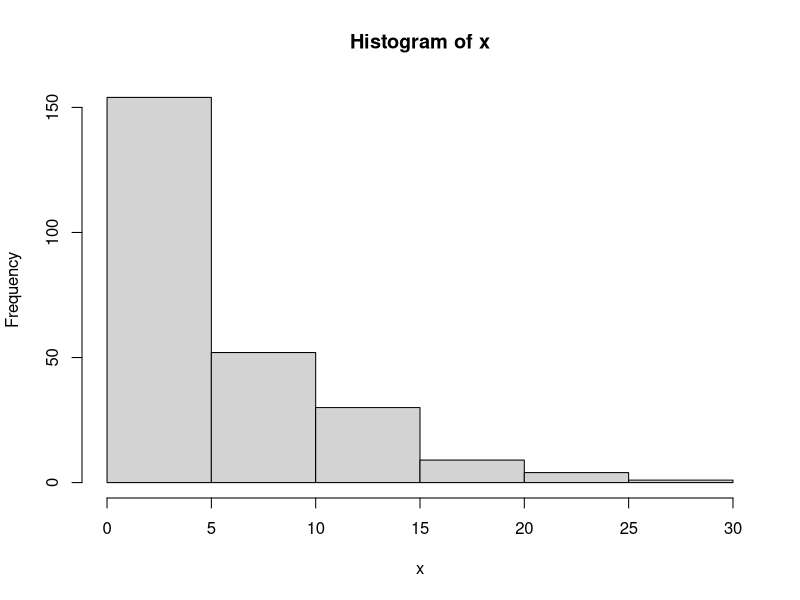
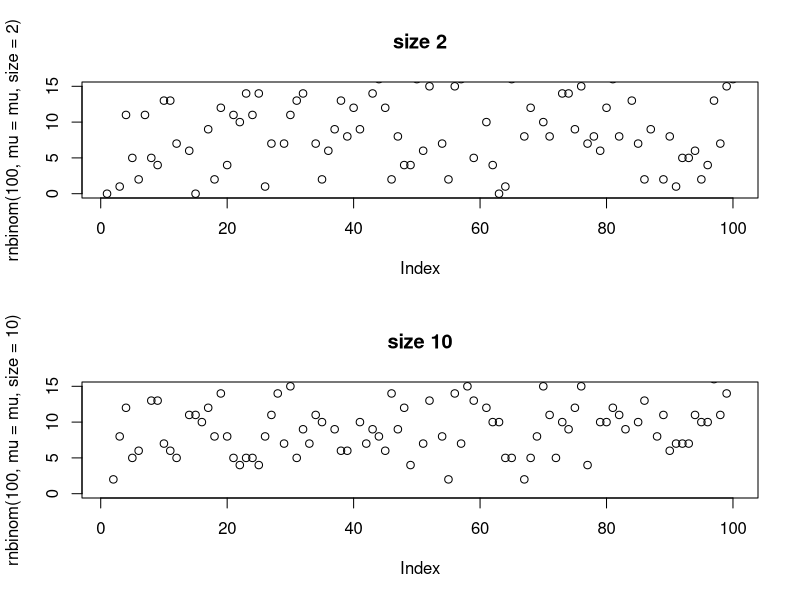

These figures' R source, in order: (Note: this script raises an error after producing the figures.)
library(MASS)

# prob of failure
p <- 1/6
r <- 1

x <- rnbinom(250,size=r,p=p)
mean(x)
r*(1-p)/p
var(x)
r * (1-p)/p^2
var(x)

# 1/p
var(x)/mean(x)

hist(x)
m <- glm(x~1,family="quasipoisson")
summary(m)


mu=10
# size = 1/dispersion 
lam = 10
x <- rnbinom(100,mu=mu,size=lam)
mean(x)
# lam = (mu^2/(var-lam))
# so mu=10, var=20, phi=2 => lam=10
var(x)






par(mfrow=c(2,1))
# small size, large variance
plot(rnbinom(100,mu=mu,size=2),ylim=c(0,15),main="size 2")
# large size, small variance
plot(rnbinom(100,mu=mu,size=10),ylim=c(0,15),main="size 10")




mean(x)
var(x)
# should be var(x)
mu*(1+mu/lam)

x <- rnbinom(100000,mu=mu,size=2)
mean(x)
var(x)
library(MASS)
m2 <- glm.nb(x~1)
summary(m2)
m2$theta
exp(1.1)
# the size, not the dispersion!
summary(m2)


x <- rnbinom(100000,p=2/5,size=2)
mean(x)
var(x)
library(MASS)
m2 <- glm.nb(x~1,link="log")
summary(m2)



N <- 100
phi1 <- numeric()
phi2 <- numeric()
n.sims <- 1
0
for (i in 1:n.sims) {
  for (phi in seq(1,1,0.1)) {
    x <- rnbinom(N,mu=1,size=1/phi)
    m <- glm(x~1,family="quasipoisson")
    s <- sum(residuals(m, type = "pearson")^2)
    phi1[sims] <- s /(N-1)
    #
    # is V'== 1 ?
    mu.hat <- exp(coefficients(m))[[1]] 
    phi2[sim] <- phi1[sim]/(1+mean((x-mu.hat)/mu.hat))
  }
}
par(mfrow=c(2,1))
hist(phi1,30)
hist(phi2,30)



m10 <- glm.nb(rnbinom(1000,mu=mu,size=10)~1)

m10$theta

summary(m10)



true.mu=10
# size = 1/dispersion 
# lam = (mu^2/(var-lam))
# so mu=10, var=20, phi=2 => lam=10
lam = 10

true.var <- true.mu * (1+true.mu/lam)
true.phi <- true.var / mu

phi1 <- numeric()
phi2 <- numeric()
low <- numeric()
upp <- numeric()
nu <- numeric()
par(mfrow=c(2,1))
n.sims = 1000
n <- 50
for (sim in 1:n.sims) {
  x <- rnbinom(n,mu=true.mu,size=lam)
  mean(x)
  var(x)
  m <- glm(x~1,family="quasipoisson")
  
  mu <- exp(coefficients(m)[[1]])
  v <- mu
  #phi1 <- (sum(residuals(m,type='response')^2)/v)/(n-1)
  #phi1 <- sum(residuals(m,type="pearson")^2)/(n-1)
  # or equivalently
  phi1[sim] <- summary(m)$dispersion
  
  e <- residuals(m,type='response')/sqrt(phi1[sim]*v)
  rho3 <- e^3
  rho4 <- e^4
  
  
  
  
  #W <- matrix(0,nrow=n,ncol=n)
  #for (m in 1:n) {
  #  W[m,m] <- mu
  #}
  #Q <- solve(W) 
  
  q <- rep(1,n)
  r <- sqrt(phi1[sim]/v)
  a <- rho4 + q * (phi1[sim] * 1 - 2 * r*rho3)
  a.bar <- mean(a)
  nu[sim] <-2*phi1[sim]^2*(1+a.bar/2)/(n-1)
  
  # wald interval
  low[sim] <- phi1[sim]-1.96*sqrt(nu[sim])
  upp[sim] <- phi1[sim]+1.96*sqrt(nu[sim])
  
  ###
  ### phi2
  ###
  # variance is the mean is exp(linear predictor)
  v <- exp(coefficients(m)[[1]])
  s <- mean(residuals(m,type='response')/v)
  phi2[sim] <- phi1[sim]/(1+s)
}


plot(0,pch='',xlim=c(0,n.sims),ylim=c(min(low),max(upp)))
errs <- 0
for (i in 1:n.sims) {
  col = 'black'
  if (true.phi < low[i] | true.phi > upp[i]) {
    errs <- errs+1
    col = 'red'
  }
  segments(i,low[i],i,upp[i],col=col)
}
abline(h=true.phi,col='blue')
errs/n.sims



hist(phi1,30)
hist(phi2,30)

summary(m)


### not all mu-i the same


log.c <- log(seq(0.1,10,0.1))

true.mu= exp(log.c)
n <- length(true.mu)

# size = 1/dispersion 
# lam = (mu^2/(var-lam))
# so mu=10, var=20, phi=2 => lam=10
true.var <- 2 * true.mu
lam = (true.mu^2/(true.var-true.mu))

#true.var <- true.mu * (1+true.mu/lam)
true.phi <- true.var / true.mu

phi1 <- numeric()
phi2 <- numeric()
low <- numeric()
upp <- numeric()
low2 <- numeric()
upp2 <- numeric()

nu <- numeric()
par(mfrow=c(2,1))
n.sims = 1000

for (sim in 1:n.sims) {
  y <- rnbinom(n,mu=true.mu,size=lam)
  
  m <- glm(y~log.c,family="quasipoisson")
  summary(m)
  
  mu <- predict(m,type='response')
  v <- mu
  #phi1 <- (sum(residuals(m,type='response')^2)/v)/(n-1)
  #phi1 <- sum(residuals(m,type="pearson")^2)/(n-1)
  # or equivalently
  phi1[sim] <- summary(m)$dispersion
  
  e <- residuals(m,type='response')/sqrt(phi1[sim]*v)
  rho3 <- e^3
  rho4 <- e^4 - 3
  
  
  X <- matrix(log.c,ncol=1)
  W <- matrix(0,nrow=n,ncol=n)
  for (index in 1:n){
    W[index,index] <- mu[index]
  }
  Q <- X %*% ( solve( t(X) %*% (W %*% X) ) %*% t(X) )
  q <- mu * colSums(Q)
  
  
  #
  r <- sqrt(phi1[sim]/v)
  a <- rho4 + q * (phi1[sim] * (1/mu) - 2 * r * rho3)
  a.bar <- mean(a)
  
  nu[sim] <- 2*phi1[sim]^2/(n-p)* (1+0.5*a.bar)
  
  # wald interval
  low[sim] <- phi1[sim]-1.96*sqrt(nu[sim])
  upp[sim] <- phi1[sim]+1.96*sqrt(nu[sim])
  
  
  ###
  ### phi2
  ###
  # variance is the mean is exp(linear predictor)
  
  s <- mean(residuals(m,type='response')/v)
  phi2[sim] <- phi1[sim]/(1+s)
  q <- rep(1,n)
  r <- sqrt(phi2[sim]/v)
  a <- rho4 + q * (phi2[sim] * (1/mu) - 2 * r*rho3)
  a.bar <- mean(a)
  nu[sim] <- 2*phi2[sim]^2/(n-p) * (1+0.5*a.bar)
  
  # wald interval
  low2[sim] <- phi2[sim]-1.96*sqrt(nu[sim])
  upp2[sim] <- phi2[sim]+1.96*sqrt(nu[sim])
  
}


plot(0,pch='',xlim=c(0,n.sims),ylim=c(min(low),max(upp)))
errs <- 0
for (i in 1:n.sims) {
  col = 'black'
  # true.phi is the same for all data
  if (true.phi[1] < low[i] | true.phi[1] > upp[i]) {
    errs <- errs+1
    col = 'red'
  }
  segments(i,low[i],i,upp[i],col=col)
}
abline(h=true.phi,col='blue')
errs/n.sims
# oops, min(low)<0
min(low)
max(low)
min(upp)
max(upp)


plot(0,pch='',xlim=c(0,n.sims),ylim=c(min(low2),max(upp2)))
errs <- 0
for (i in 1:n.sims) {
  col = 'black'
  if (true.phi[1] < low2[i] | true.phi[1] > upp2[i]) {
    errs <- errs+1
    col = 'red'
  }
  segments(i,low2[i],i,upp2[i],col=col)
}
abline(h=true.phi,col='blue')
errs/n.sims



hist(phi1,30)
hist(phi2,30)

summary(m)





